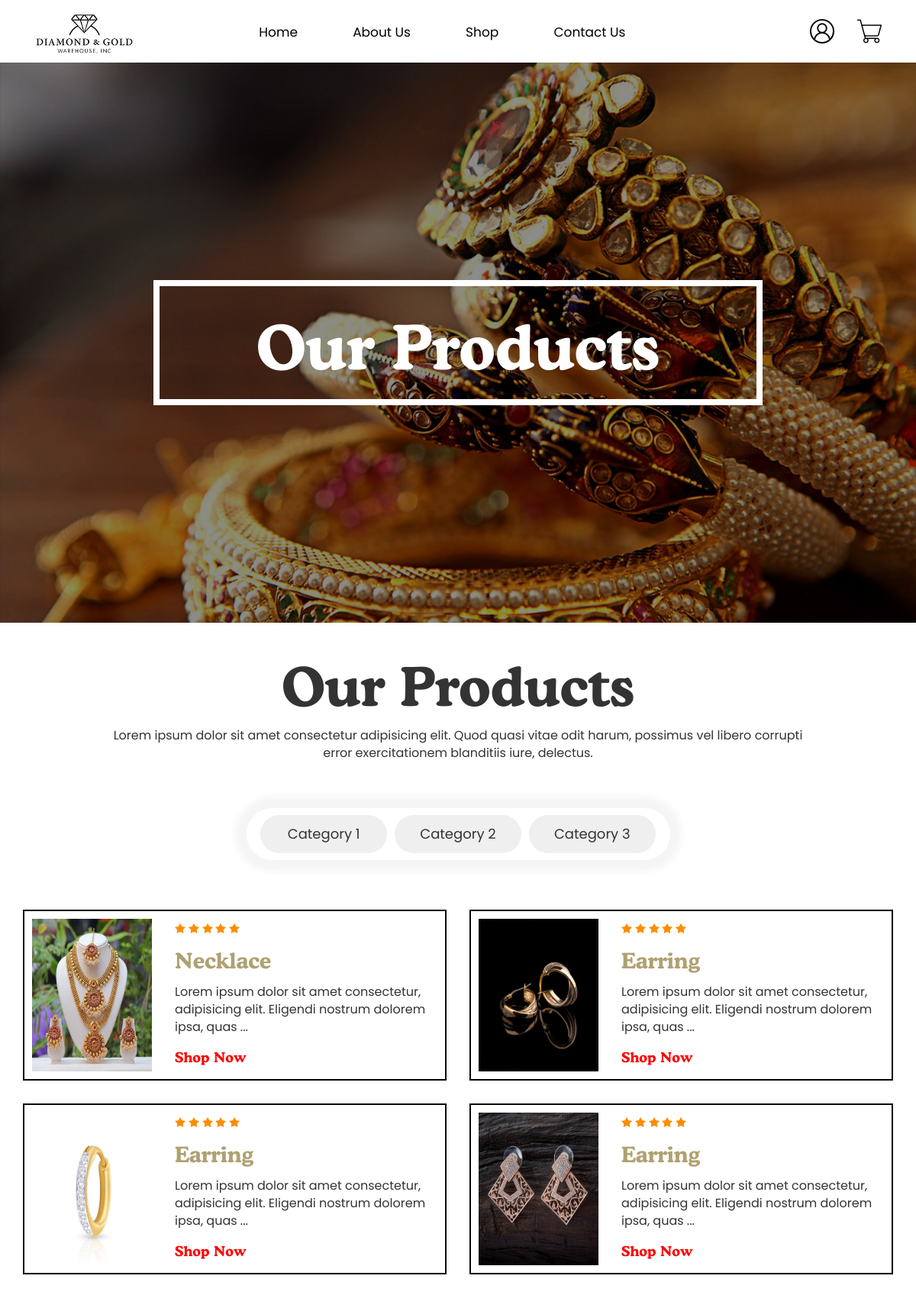
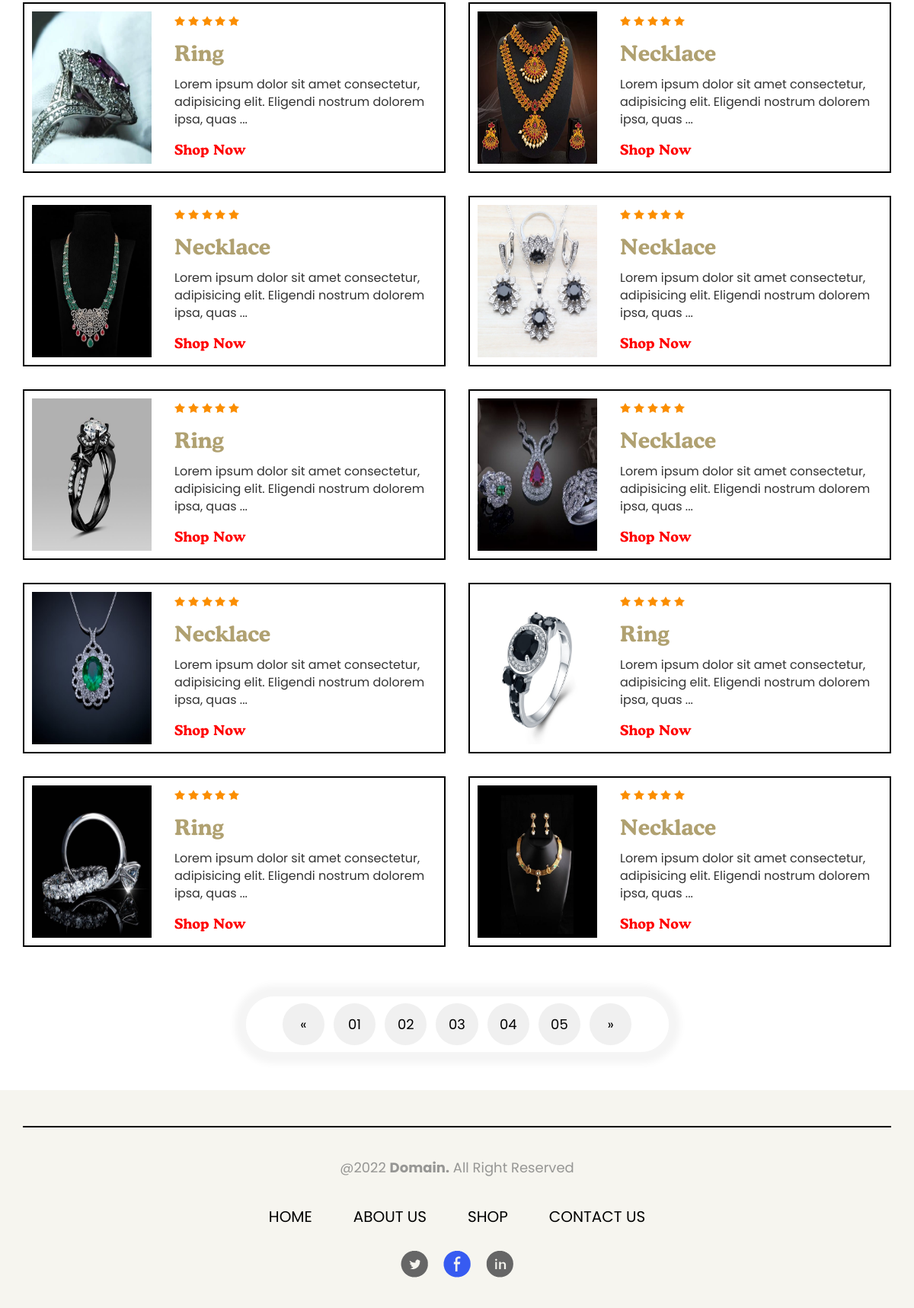
The app's page /webE-Commerce/menu.php with its own data (2 pictures, top to bottom).
### tables this page shows
CREATE TABLE `products` (
  `p_id` int(11) NOT NULL,
  `name` varchar(150) NOT NULL,
  `price` float NOT NULL,
  `description` text NOT NULL,
  `image` varchar(500) NOT NULL,
  `quantity` int(11) NOT NULL,
  `status` tinyint(1) NOT NULL,
  `created_on` timestamp NOT NULL DEFAULT current_timestamp()
);

### webE-Commerce/menu.php (the view, shortened to what this page needs)
<?php
$size = 0;
?>
<!DOCTYPE html>
<html lang="en">
<head>
    <link href="css/bootstrap.min.css" rel="stylesheet">
    <link rel="stylesheet" type="text/css" href="css/style.css">
    <link href="css/style.css?v=<?php echo time(); ?>" rel="stylesheet" type="text/css" />
</head>
<body>
    <header>
        <div class="container">
            <div class="row">
                <nav class="navbar navbar-default bg-color">
                    <div class="col-md-2 col-sm-2">
                        <div class="navbar-header">
                            <a class="navbar-brand" href="index.php">
                                <div class="logo">
                                    <img src="images/j_logo.png" alt="logo">
                                </div>
                            </a>
                        </div>
                    </div>
                    <div class="col-md-10 col-sm-10">
                        <div class="collapse navbar-collapse" id="my-navbar-collapse">
                            <div class="row">
                                <div class="col-md-9 col-sm-9 navigation-bar">
                                    <ul class="nav navbar-nav">
                                        <li><a href="index.php">Home</a></li>
                                        <li><a href="aboutus.php">About Us</a></li>
                                        <li><a href="menu.php">Shop</a></li>
                                        <li><a href="contactus.php">Contact Us</a></li>
                                    </ul>
                                </div>
                                <div class="col-md-3 col-sm-3 icons">
                                    <ul class="nav navbar-nav navbar-right">
                                        <li>
                                            <a href="userAccount.php">
                                                <div class="user-active" data-icon="<?php echo ($_SESSION['user-active']) ?>" id="cart_item_qty">
                                                    <img src="images/user.png" alt="" class="bell-icon" />
                                                </div>
                                            </a>
                                        </li>
                                        <li>
                                            <a href="checkout.php">
                                                <div class="cart-item-qty" data-number="<?php echo ($size) ?>" id="cart_item_qty">
                                                    <img src="images/cart.png" alt="" class="bell-icon" />
                                                </div>
                                            </a>
                                        </li>
                                    </ul>
                                </div>
                            </div>
                        </div>
                    </div>
                </nav>
            </div>
        </div>
    </header>
    <section>
        <div class="banner-main">
            <div class="container">
                <div class="border-banner">
                    <h1 class="banner-heading">Our Products</h1>
                </div>
            </div>
        </div>
    </section>
    <section>
        <div class="container">
            <div class="row">
                <div class="col-md-12 ourProduct">
                    <h1 class="mainHeading">Our Products</h1>
                    <p class="mainPara">
                        Lorem ipsum dolor sit amet consectetur adipisicing elit. Quod quasi vitae odit harum,
                        possimus vel libero corrupti error exercitationem blanditiis iure, delectus.
                    </p>
                </div>
            </div>
        </div>
    </section>
    <section>
        <div class="container">
            <div class="row">
                <div class="col-md-6 col-md-offset-3 col-sm-6 col-sm-offset-3">
                    <div class="category">
                        <div class="category-select">
                            <ul>
                                <li>
                                    <div class="select">
                                        <button onclick="MyProducts1()">Category 1</button>
                                    </div>
                                </li>
                                <li>
                                    <div class="select">
                                        <button onclick="MyProducts2()">Category 2</button>
                                    </div>
                                </li>
                                <li>
                                    <div class="select">
                                        <button onclick="MyProducts3()">Category 3</button>
                                    </div>
                                </li>
                            </ul>
                        </div>
                    </div>
                </div>
            </div>
        </div>
    </section>
    <section>
        <div class="productDetail" id="my_products1">
            <div class="container">
                <div class="row">
                    <?php
                    include('connection.php');
                    $sql = "Select * From products";
                    $result = $con->query($sql);
                    while ($row = mysqli_fetch_array($result)) { ?>
                        <div class="col-md-6 col-sm-6">
                            <div class="product">
                                <div class="row">
                                    <div class="col-md-4">
                                        <div class="product-img">
                                            <a href="productDetail.php?productid=<?php echo $row['p_id']; ?>">
                                                <img src="<?php echo $row['image']; ?>" alt="product">
                                            </a>
                                        </div>
                                    </div>
                                    <div class="col-md-8">
                                        <div class="product-detail">
                                            <img src="images/starts.png" alt="rating">
                                            <h2 class="subHeading"><?php echo $row['name']; ?></h2>
                                            <p class="mainPara"><?php echo substr($row['description'], 0, 130); ?> ...</p>
                                            <div class="more-detail">
                                                <a href="productDetail.php?productid=<?php echo $row['p_id']; ?>">Shop Now</a>
                                            </div>
                                        </div>
                                    </div>
                                </div>
                            </div>
                        </div>
                    <?php } ?>
                </div>
            </div>
        </div>
    </section>
    <section>
        <div class="container">
            <div class="row">
                <div class="col-md-6 col-md-offset-3 col-sm-6 col-sm-offset-3">
                    <div class="page">
                        <div class="page-select">
                            <ul>
                                <li>
                                    <div class="select">
                                        <a href="#">&laquo;</a>
                                    </div>
                                </li>
                                <li>
                                    <div class="select">
                                        <a href="#">01</a>
                                    </div>
                                </li>
                                <li>
                                    <div class="select">
                                        <a href="#">02</a>
                                    </div>
                                </li>
                                <li>
                                    <div class="select">
                                        <a href="#">03</a>
                                    </div>
                                </li>
                                <li>
                                    <div class="select">
                                        <a href="#">04</a>
                                    </div>
                                </li>
                                <li>
                                    <div class="select">
                                        <a href="#">05</a>
                                    </div>
                                </li>
                                <li>
                                    <div class="select">
                                        <a href="#">&raquo;</a>
                                    </div>
                                </li>
                            </ul>
                        </div>
                    </div>
                </div>
            </div>
        </div>
    </section>
    <footer>
        <div class="footerSection">
            <div class="container">
                <div class="row">
                    <div class="col-md-12 right">
                        <hr>
                        <p>@2022 <strong>Domain.</strong> All Right Reserved</p>
                    </div>
                </div>
                <div class="row">
                    <div class="col-md-12 col-sm-12">
                        <div class="navigation">
                            <ul>
                                <li><a href="index.php">HOME</a></li>
                                <li><a href="aboutus.php">ABOUT US</a></li>
                                <li><a href="menu.php">SHOP</a></li>
                                <li><a href="contactus.php">CONTACT US</a></li>
                            </ul>
                        </div>
                    </div>
                </div>
                <div class="row">
                    <div class="col-md-12">
                        <div class="contactUs">
                            <a href="#">
                                <img src="images/contactUs.png" alt="contact us pic">
                            </a>
                        </div>
                    </div>
                </div>
            </div>
        </div>
    </footer>
</body>
</html>

### webE-Commerce/css/style.css (style rules this page uses)
.bg-color { background-color: white; border: none; margin-bottom: 15px; }
.logo img { width: 130px; }
.navigation-bar ul { display: flex; justify-content: space-evenly; float: none; padding-top: 17px; color: black; }
.navigation-bar ul li a { text-decoration: none; font-family: 'Poppins', sans-serif; color: black !important; font-size: 17px; }
.navigation { text-align: center; }
.navigation ul { padding: 0px; padding-top: 27px; }
.navigation ul li { display: inline-block; }
.navigation ul li a { padding: 0 25px; color: black; font-size: 20px; text-decoration: none; font-family: 'Poppins', sans-serif; }
.icons { margin-top: 10px; }
.icons ul li a { padding-bottom: 0px; }
section { overflow: hidden; }
.banner-main { color: white; background-image: url("../images/banner.png"); height: auto; width: 100%; background-size: cover; background-repeat: no-repeat; text-align: center; }
.border-banner { border: 8px white solid; padding: 15px 20px; margin: 25% 15%; color: white; text-align: center; }
.banner-heading { font-family: cooper; font-size: 80px; font-weight: bold; }
.mainHeading { font-family: cooper; font-size: 70px; font-weight: bold; }
.subHeading { font-family: cooper; font-size: 28px; color: #b0a171; }
.mainPara { font-size: 16px; font-family: 'Poppins', sans-serif; margin: 15px 0px; }
.footerSection { background-color: #f6f5ef; }
.right { font-size: 18px; text-align: center; color: #969694; margin-top: 27px; font-family: 'Poppins', sans-serif; }
.right hr { border: 1.5px solid black; background-color: black; margin-bottom: 40px; }
.contactUs { margin: 20px 0px 40px 0px; text-align: center; }
.ourProduct { text-align: center; padding: 25px 10%; }
.productDetail { text-align: center; }
.product-detail { text-align: left; }
.product-img a img { width: 100%; height: 200px; }
.more-detail a { text-decoration: none; color: red; font-weight: bold; font-size: 18px; font-family: cooper; }
.product { border: 2px solid black; padding: 10px 10px; margin: 15px 0px; }
.category { text-align: center; border: 1px solid white; width: 100%; box-shadow: 0px 0px 10px 15px #f5f5f5; border-radius: 50px; margin: 20px 0px; margin-bottom: 50px; padding: 3px 0px; }
.category-select ul { margin: 0px; padding: 5px 0px; }
.category-select ul li { display: inline-block; margin: 0px 3px; height: auto; width: 30%; }
.category-select ul li button { width: 100%; font-size: 18px; font-family: 'Poppins', sans-serif; border-radius: 50px; height: 50px; border: none; }
.select a { color: black; font-size: 18px; font-family: 'Poppins', sans-serif; }
.page { text-align: center; border: 1px solid white; width: 100%; box-shadow: 0px 0px 10px 15px #f5f5f5; border-radius: 50px; margin: 50px 0px; padding: 3px 0px; }
.page-select ul { margin: 0px; padding: 5px 0px; }
.page-select ul li { display: inline-block; margin: 0px 4px; padding: 15px 0px; background-color: #f0f0f0; height: 10%; width: 10%; border-radius: 50px; }
.cart-item-qty::after { content: attr(data-number); width: 20px; height: 20px; background-color: red; color: white; text-align: center; border-radius: 50%; position: absolute; top: 5px; right: 0; opacity: 0; transform: translate(3px); }
.user-active::after { content: attr(data-icon); width: 20px; height: 20px; background-color: red; color: white; text-align: center; border-radius: 50%; position: absolute; top: 5px; right: 0; opacity: 0; transform: translate(3px); }

### records on screen
products: image (picture), name "Necklace", description "Lorem ipsum dolor sit amet consectetur, adipisicing elit. Eligendi nostrum dolorem ipsa, quas"
products: image (picture), name "Earring", description "Lorem ipsum dolor sit amet consectetur, adipisicing elit. Eligendi nostrum dolorem ipsa, quas"
products: image (picture), name "Earring", description "Lorem ipsum dolor sit amet consectetur, adipisicing elit. Eligendi nostrum dolorem ipsa, quas"
products: image (picture), name "Earring", description "Lorem ipsum dolor sit amet consectetur, adipisicing elit. Eligendi nostrum dolorem ipsa, quas"
products: image (picture), name "Ring", description "Lorem ipsum dolor sit amet consectetur, adipisicing elit. Eligendi nostrum dolorem ipsa, quas"
products: image (picture), name "Necklace", description "Lorem ipsum dolor sit amet consectetur, adipisicing elit. Eligendi nostrum dolorem ipsa, quas"
products: image (picture), name "Necklace", description "Lorem ipsum dolor sit amet consectetur, adipisicing elit. Eligendi nostrum dolorem ipsa, quas"
products: image (picture), name "Necklace", description "Lorem ipsum dolor sit amet consectetur, adipisicing elit. Eligendi nostrum dolorem ipsa, quas"
products: image (picture), name "Ring", description "Lorem ipsum dolor sit amet consectetur, adipisicing elit. Eligendi nostrum dolorem ipsa, quas"
products: image (picture), name "Necklace", description "Lorem ipsum dolor sit amet consectetur, adipisicing elit. Eligendi nostrum dolorem ipsa, quas"
products: image (picture), name "Necklace", description "Lorem ipsum dolor sit amet consectetur, adipisicing elit. Eligendi nostrum dolorem ipsa, quas"
products: image (picture), name "Ring", description "Lorem ipsum dolor sit amet consectetur, adipisicing elit. Eligendi nostrum dolorem ipsa, quas"
products: image (picture), name "Ring", description "Lorem ipsum dolor sit amet consectetur, adipisicing elit. Eligendi nostrum dolorem ipsa, quas"
products: image (picture), name "Necklace", description "Lorem ipsum dolor sit amet consectetur, adipisicing elit. Eligendi nostrum dolorem ipsa, quas"
